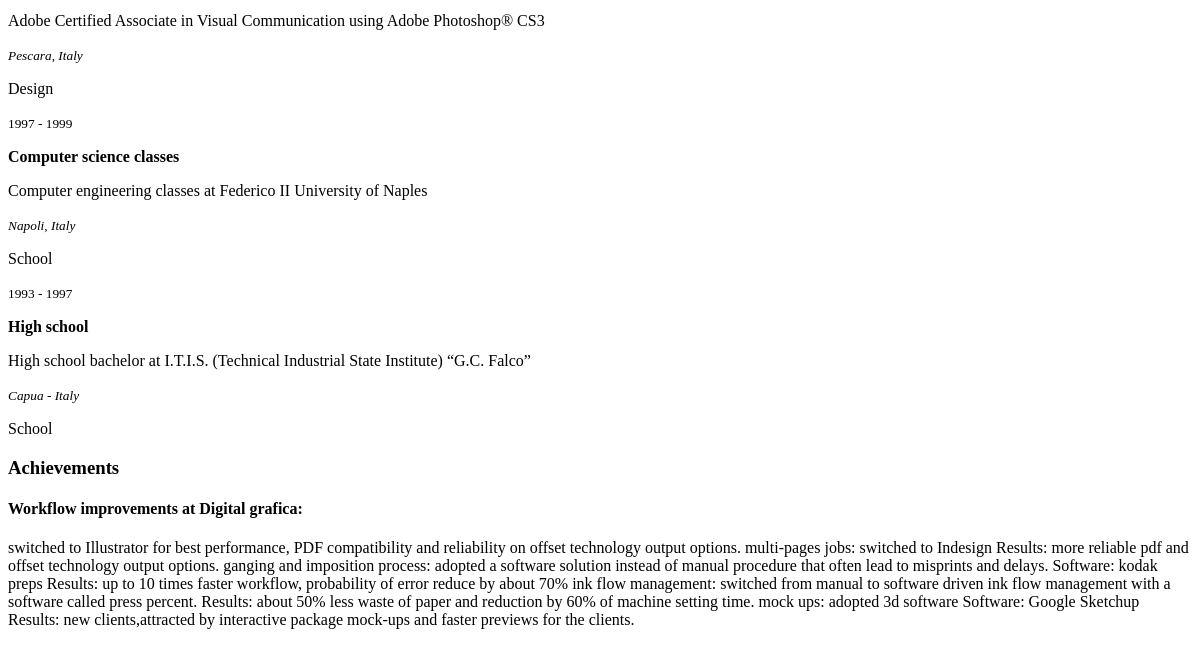
The app's page / (lower part), older data.
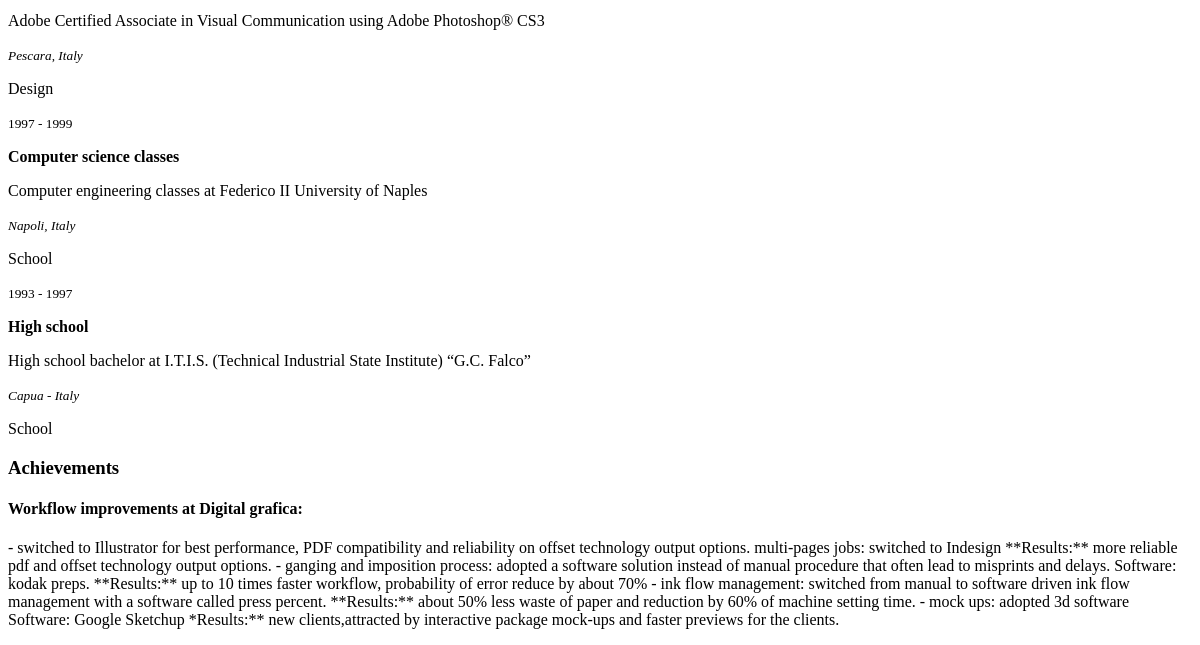
The same page, newer data.
### myresume/models.py (models this page shows)
class MyContent(models.Model):
	slug = models.SlugField(max_length=255, primary_key=True)
	image_primary = models.CharField(max_length=255, blank=True)
	image_secondary = models.CharField(max_length=255, blank=True)
 	h1 = models.CharField(max_length=255, blank=True)
	h2 = models.CharField(max_length=255, blank=True)
	body = models.TextField(max_length=5000)
	h1_it = models.CharField(max_length=255, blank=True)
	h2_it = models.CharField(max_length=255, blank=True)
	body_it = models.TextField(max_length=5000)
	layout_class = models.CharField(max_length=255, blank=True)

### myresume/views.py (the view)
# urls.py: url(r'^$', views.index, name='index'),
def index(request):
	person = Person.objects.get(name__iexact='italo')
	skills_list = Skill.objects.all()
	job_history = Job.objects.all().order_by('-end_date')
	education = Course.objects.all().order_by('-end_date')
	intro = MyContent.objects.get(slug='intro')
	achievements = MyContent.objects.get(slug='achievements')
	profile = MyContent.objects.get(slug='profile')
	skills = MyContent.objects.get(slug='skills')
	template = loader.get_template('home/index.html')
	context = {
		'person': person,
		'skills_list': skills_list,
		'intro': intro,
		'job_history': job_history,
		'education': education,
		'achievements': achievements,
		'profile': profile,
		'skills': skills,
    }
	return HttpResponse(template.render(context, request))

### myresume/models.py (called while the page is built)
	def get_skill_category(self):
		return dict(self.TYPES)[self.category]

	def get_job_category(self):
		return dict(self.TYPES)[self.category]

	def get_course_category(self):
		return dict(self.TYPES)[self.category]

### myresume/templates/home/index.html (shortened to what this page needs)
{% extends 'base.html' %}
{% load i18n %}
{% load markup_tags %}
{% block body %}
	<div class="row">
		<div class="row">
			<div class="medium-3 column">
				{% if education %}
					<div class="small-masonry-1 large-masonry-2">
						{% for school in education %}
							{% include 'home/partials/education.html' %}
						{% endfor %}
					</div>
				{% endif %}
			</div>
		</div>
		{% if achievements %}
			{% include 'home/partials/row.html' with mycontent=achievements class="large-6" %}
		{% endif %}
	</div>
{% endblock %}

### myresume/templates/home/partials/row.html
{% load markup_tags %}
<div class="{{ class }}">
	<h3 class="margin top">{{ mycontent.h1 }}</h3>
	<h4 class="small margin bottom">{{ mycontent.h2 }}</h4>
	<p class="margin bottom">{{ mycontent.body|apply_markup:"markdown" }}</p>
</div>

Row changes from the older to the newer data that the page shows:
changed MyContent "Achievements": body|apply_markup "switched to Illustrator for best performance, PDF compatibility and reliability on offset technology output options. multi-pages jobs: switched to Indesign Results: more reliable pdf and offset technology output options. ganging and imposition process: adopted a software solution instead of manual procedure that often lead to misprints and delays. Software: kodak preps Results: up to 10 times faster workflow, probability of error reduce by about 70% ink flow management: switched from manual to software driven ink flow management with a software called press percent. Results: about 50% less waste of paper and reduction by 60% of machine setting time. mock ups: adopted 3d software Software:…" → "- switched to Illustrator for best performance, PDF compatibility and reliability on offset technology output options. multi-pages jobs: switched to Indesign **Results:** more reliable pdf and offset technology output options. - ganging and imposition process: adopted a software solution instead of manual procedure that often lead to misprints and delays. Software: kodak preps. **Results:** up to 10 times faster workflow, probability of error reduce by about 70% - ink flow management: switched from manual to software driven ink flow management with a software called press percent. **Results:** about 50% less waste of paper and reduction by 60% of machine setting time. - mock ups: adopted 3d…"
